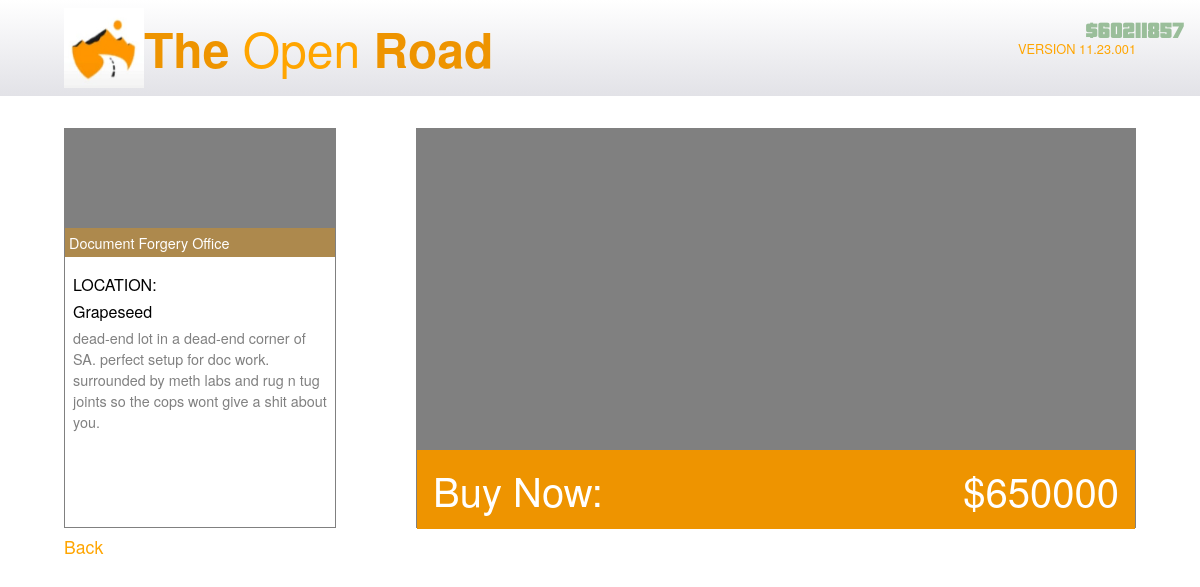
The page /buy_business/24/1 (signed in) on the database its author committed.
### app/database/create_db.py (models this page shows)
class BusinessType(db.Model):
	__tablename__ = "business_types"
	id = db.Column(db.Integer, primary_key=True, autoincrement=True)
	type_name = db.Column(db.String(67), unique=True, nullable=False)
	production_time = db.Column(db.Integer, nullable=False) # Time taken for one stock unit
	stock_value = db.Column(db.Integer, nullable=False) # Value of one stock unit
	supply_usage = db.Column(db.Float, nullable=False) # Supplies used for one stock unit
	equipment_upgrade_price = db.Column(db.Integer, nullable=False)
	equipment_upgrade_description = db.Column(db.String(670), default="No description.")
	staff_upgrade_price = db.Column(db.Integer, nullable=False)
	staff_upgrade_description = db.Column(db.String(670), default="No description.")
	security_upgrade_price = db.Column(db.Integer, nullable=False)
	security_upgrade_description = db.Column(db.String(670), default="No description")
	business = db.relationship("Business", backref="businesstype")

class BusinessLocation(db.Model):
	__tablename__ = "business_locations"
	id = db.Column(db.Integer, primary_key=True, autoincrement=True)
	location_name = db.Column(db.String(67), unique=True, nullable=False)
	business = db.relationship("Business", backref="businesslocation")

class Business(db.Model):
	__tablename__ = "businesses"
	id = db.Column(db.Integer, primary_key=True, autoincrement=True)
	price = db.Column(db.Integer, nullable=False) # Only add 2d.p. values
	description = db.Column(db.String(670), default="No description.")
	location_id = db.Column(db.Integer, db.ForeignKey("business_locations.id"), nullable=False)
	type_id = db.Column(db.Integer, db.ForeignKey("business_types.id"), nullable=False)
	owned_business = db.relationship("OwnedBusiness", backref="business")

class User(db.Model):
	__tablename__ = "users"
	id = db.Column(db.Integer, primary_key=True, autoincrement=True)
	username = db.Column(db.String(67), unique=True, nullable=False)
	password_hash = db.Column(db.Integer, nullable=False)
	money = db.Column(db.Integer, default=670000) # Start with $670,000
	last_login_time = db.Column(db.Integer, default=int(datetime.now().timestamp()))
	owned_business = db.relationship("OwnedBusiness", backref="user")

### app/routes/buy_business.py (the view)
@buy_business_bp.route("/buy_business/<int:user_id>/<int:business_id>", methods=["GET", "POST"])
def buy_business(user_id: int, business_id: int):
	if session["id"] != user_id:
		return "Please don't do that."
	form = BuyBusinessForm()
	service = BuyBusinessService(business_id, user_id)
	business_data = service.get_business_data()
	money = MoneyService.get_user_money(user_id)
	if not form.validate_on_submit():
		return render_template("buy_business.html", id=user_id, business_id=business_id, business_data=business_data, bought=False, form=form, money=money)
	service.buy_business()
	owned_business_id = service.get_owned_business_id()
	return render_template("buy_business.html", id=user_id, business_data=business_data, owned_business_id=owned_business_id, bought=True, form=form, money=money)

### app/database/select_db.py (called while the page is built)
	@staticmethod
	def select_business(business_id: int) -> dict:
		business = Business.query.filter(Business.id == business_id).first()
		if business is None:
			return {}
		res = {}
		res["id"] = business_id
		res["location"] = business.businesslocation.location_name
		res["type"] = business.businesstype.type_name
		res["price"] = business.price
		res["description"] = business.description
		return res

	@staticmethod
	def select_user_money(user_id: int) -> int:
		user = User.query.filter(User.id == user_id).first()
		if user is None:
			return -1
		return user.money

### app/services/buy_business.py (called while the page is built)
	def get_business_data(self):
		business_data = Select.select_business(self.business_id)
		business_data["buyable"] = self.can_user_buy(business_data)
		return business_data

	def can_user_buy(self, business_data: dict) -> bool:
		user_money = Select.select_user_money(self.user_id)
		if user_money >= business_data["price"]:
			return True
		return False

### app/services/money.py (called while the page is built)
    @staticmethod
    def get_user_money(user_id: int) -> int:
        return Select.select_user_money(user_id)

### app/templates/buy_business.html (shortened to what this page needs)
{% extends "logged_in.html" %}
{% block style2 %}
<link rel="stylesheet" href="{{ url_for('static', filename='css/buy_business.css') }}"/>
{% endblock %}
{% block main %}
<div id="left-div">
	<div id="information-div">
		<div id="image-div">
			<div id="placeholder"></div>
			<div id="type">{{ business_data.type }}</div>
		</div>
		<div id="text-div">
			<p class="location">LOCATION:</p>
			<p class="location">{{ business_data.location}}</p>
			<p id="description">{{ business_data.description }}</p>
		</div>
	</div>
	<a id="back" href="/home/{{ id }}">Back</a>
</div>
<div id="right-div">
	<div id="placeholder-2"></div>
	<div id="buy-div">
		<h2>Buy Now:</h2>
		<h2>${{ business_data.price }}</h2>
	</div>
</div>
{% endblock %}

### app/templates/base.html (shortened to what this page needs)
<!DOCTYPE html>
<html>
	<head>
		{% block style %}{% endblock %}
	</head>
	<body>
		{% block body %}{% endblock %}
	</body>
	<p id="money">${{ money }}</p>
</html>

### app/static/css/logged_in.css (style rules this page uses)
* { margin: 0; padding: 0; box-sizing: border-box; }
html, body { width: 100%; overflow-x: hidden; height: 100vh; background: white; font-family: "Helvetica Neue", Helvetica, Arial, sans-serif; display: flex; flex-direction: column; }
#money { position: fixed; right: 1rem; top: 1rem; z-index: 99999; display: flex; justify-content: center; align-items: center; font-size: 1.5rem; color: rgb(154, 190, 154); font-family: 'Pricedown', sans-serif; }

### app/static/css/buy_business.css (style rules this page uses)
:root { --dark-orange: #ee9400; --light-orange: #fcbc5467; --clear-orange: #ee940067; }
h2 { color: white; font-size: 2.5rem; font-weight: normal; }
#left-div { width: 17rem; display: flex; flex-direction: column; align-items: flex-start; }
#back { color: orange; font-size: 1.1rem; margin-top: 0.4rem; text-decoration: none; }
#information-div { width: 17rem; border: 1px solid grey; height: 25rem; }
#image-div { height: 8rem; width: 100%; position: relative; margin-bottom: 0.5rem; }
#placeholder { width: 100%; height: 100%; background-color: grey; }
#type { position: absolute; bottom: 0; left: 0; right: 0; background-color: var(--clear-orange); color: white; padding: 0.25rem; text-align: left; font-size: 0.9rem; }
#text-div { display: flex; flex-direction: column; padding: 0.5rem; }
.location { margin-bottom: 0.25rem; }
#description { color: grey; font-size: 0.9rem; }
#right-div { width: 45rem; border: 1px solid grey; height: 25rem; }
#placeholder-2 { background-color: grey; width: 100%; height: 20rem; }
#buy-div { background: var(--dark-orange); border-top: 1px solid grey; height: 5rem; display: flex; align-items: center; justify-content: space-between; padding: 1rem; cursor: pointer; }
#money { position: fixed; right: 1rem; top: 1rem; z-index: 99999; display: flex; justify-content: center; align-items: center; font-size: 1.5rem; color: rgb(154, 190, 154); font-family: 'Pricedown', sans-serif; }

### rows shown on the page
BusinessType: type "Document Forgery Office"
BusinessLocation: location "Grapeseed"
Business: description "dead-end lot in a dead-end corner of SA. perfect setup for doc work. surrounded by meth labs and rug n tug joints so the cops wont give a shit about you.", price "650000"
User: money "60211857"
